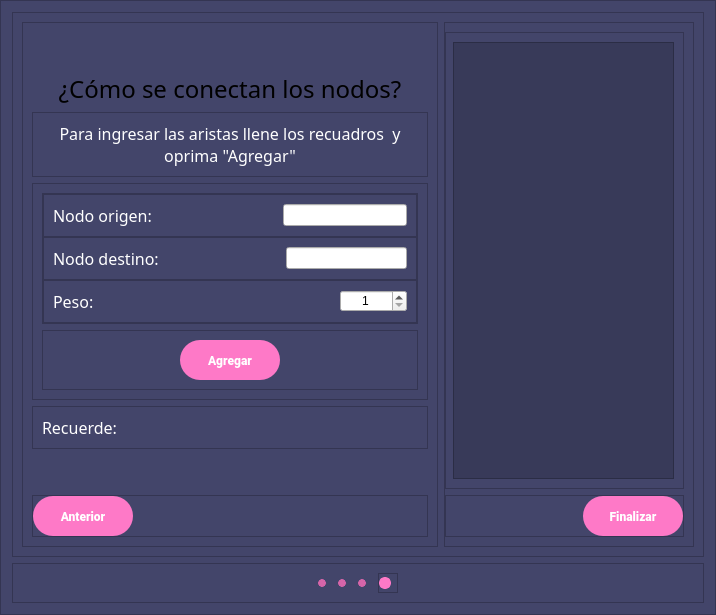
                  <widget class="QFrame" name="frame_form_3">
                   <property name="styleSheet">
                    <string notr="true">QFrame {
background-color: rgb(67, 69, 106)
}

QPushButton{
	background-color: rgb(254, 121, 199);
	color:#fff;
	border: none;
 	border-radius: 20px;
    font-weight: Bold;
	font-family: Roboto Black;
	min-width: 100px;
	min-height: 40px;
	cursor: pointer;
}

QPushButton:hover{
	background-color: rgb(214,101,169);
	color: rgb(255, 255, 255);
	border-radius: 20px;
	font-weight: Bold
}</string>
                   </property>
                   <property name="frameShape">
                    <enum>QFrame::StyledPanel</enum>
                   </property>
                   <property name="frameShadow">
                    <enum>QFrame::Raised</enum>
                   </property>
                   <layout class="QVBoxLayout" name="verticalLayout_15">
                    <item>
                     <widget class="QFrame" name="form_2">
                      <property name="frameShape">
                       <enum>QFrame::StyledPanel</enum>
                      </property>
                      <property name="frameShadow">
                       <enum>QFrame::Raised</enum>
                      </property>
                      <layout class="QHBoxLayout" name="horizontalLayout_24" stretch="5,3">
                       <item>
                        <widget class="QFrame" name="frame_21">
                         <property name="frameShape">
                          <enum>QFrame::StyledPanel</enum>
                         </property>
                         <property name="frameShadow">
                          <enum>QFrame::Raised</enum>
                         </property>
                         <layout class="QVBoxLayout" name="verticalLayout_14">
                          <item>
                           <spacer name="verticalSpacer_7">
                            <property name="orientation">
                             <enum>Qt::Vertical</enum>
                            </property>
                            <property name="sizeHint" stdset="0">
                             <size>
                              <width>20</width>
                              <height>40</height>
                             </size>
                            </property>
                           </spacer>
                          </item>
                          <item>
                           <widget class="QLabel" name="label2_3">
                            <property name="font">
                             <font>
                              <family>Roboto Bk</family>
                              <pointsize>18</pointsize>
                              <weight>50</weight>
                              <bold>false</bold>
                             </font>
                            </property>
                            <property name="mouseTracking">
                             <bool>false</bool>
                            </property>
                            <property name="styleSheet">
                             <string notr="true"/>
                            </property>
                            <property name="text">
                             <string>¿Cómo se conectan los nodos?</string>
                            </property>
                            <property name="alignment">
                             <set>Qt::AlignCenter</set>
                            </property>
                           </widget>
                          </item>
                          <item>
                           <widget class="QFrame" name="frame_18">
                            <property name="frameShape">
                             <enum>QFrame::StyledPanel</enum>
                            </property>
                            <property name="frameShadow">
                             <enum>QFrame::Raised</enum>
                            </property>
                            <layout class="QVBoxLayout" name="verticalLayout_12">
                             <item>
                              <widget class="QLabel" name="label_5">
                               <property name="font">
                                <font>
                                 <family>Roboto Cn</family>
                                 <pointsize>12</pointsize>
                                </font>
                               </property>
                               <property name="styleSheet">
                                <string notr="true">color: #fff;</string>
                               </property>
                               <property name="text">
                                <string>Para ingresar las aristas llene los recuadros  y oprima &quot;Agregar&quot;</string>
                               </property>
                               <property name="alignment">
                                <set>Qt::AlignCenter</set>
                               </property>
                               <property name="wordWrap">
                                <bool>true</bool>
                               </property>
                              </widget>
                             </item>
                            </layout>
                           </widget>
                          </item>
                          <item>
                           <widget class="QFrame" name="frame_22">
                            <property name="frameShape">
                             <enum>QFrame::StyledPanel</enum>
                            </property>
                            <property name="frameShadow">
                             <enum>QFrame::Raised</enum>
                            </property>
                            <layout class="QVBoxLayout" name="verticalLayout_13">
                             <item>
                              <widget class="QFrame" name="frame_29">
                               <property name="frameShape">
                                <enum>QFrame::StyledPanel</enum>
                               </property>
                               <property name="frameShadow">
                                <enum>QFrame::Raised</enum>
                               </property>
                               <layout class="QVBoxLayout" name="verticalLayout_17">
                                <property name="spacing">
                                 <number>0</number>
                                </property>
                                <property name="leftMargin">
                                 <number>0</number>
                                </property>
                                <property name="topMargin">
                                 <number>0</number>
                                </property>
                                <property name="rightMargin">
                                 <number>0</number>
                                </property>
                                <property name="bottomMargin">
                                 <number>0</number>
                                </property>
                                <item>
                                 <widget class="QFrame" name="frame_19">
                                  <property name="frameShape">
                                   <enum>QFrame::StyledPanel</enum>
                                  </property>
                                  <property name="frameShadow">
                                   <enum>QFrame::Raised</enum>
                                  </property>
                                  <layout class="QHBoxLayout" name="horizontalLayout_9">
                                   <item>
                                    <widget class="QLabel" name="label_3">
                                     <property name="font">
                                      <font>
                                       <family>Roboto Cn</family>
                                       <pointsize>12</pointsize>
                                      </font>
                                     </property>
                                     <property name="styleSheet">
                                      <string notr="true">color: #fff;</string>
                                     </property>
                                     <property name="text">
                                      <string>Nodo origen:</string>
                                     </property>
                                    </widget>
                                   </item>
                                   <item>
                                    <spacer name="horizontalSpacer_17">
                                     <property name="orientation">
                                      <enum>Qt::Horizontal</enum>
                                     </property>
                                     <property name="sizeHint" stdset="0">
                                      <size>
                                       <width>40</width>
                                       <height>20</height>
                                      </size>
                                     </property>
                                    </spacer>
                                   </item>
                                   <item>
                                    <widget class="QLineEdit" name="originnode">
                                     <property name="text">
                                      <string/>
                                     </property>
                                     <property name="alignment">
                                      <set>Qt::AlignCenter</set>
                                     </property>
                                    </widget>
                                   </item>
                                  </layout>
                                 </widget>
                                </item>
                                <item>
                                 <widget class="QFrame" name="frame_27">
                                  <property name="frameShape">
                                   <enum>QFrame::StyledPanel</enum>
                                  </property>
                                  <property name="frameShadow">
                                   <enum>QFrame::Raised</enum>
                                  </property>
                                  <layout class="QHBoxLayout" name="horizontalLayout_14">
                                   <item>
                                    <widget class="QLabel" name="label_4">
                                     <property name="font">
                                      <font>
                                       <family>Roboto Cn</family>
                                       <pointsize>12</pointsize>
                                       <weight>50</weight>
                                       <bold>false</bold>
                                      </font>
                                     </property>
                                     <property name="styleSheet">
                                      <string notr="true">color: #fff;</string>
                                     </property>
                                     <property name="text">
                                      <string>Nodo destino:</string>
                                     </property>
                                    </widget>
                                   </item>
                                   <item>
                                    <spacer name="horizontalSpacer_16">
                                     <property name="orientation">
                                      <enum>Qt::Horizontal</enum>
                                     </property>
                                     <property name="sizeHint" stdset="0">
                                      <size>
                                       <width>40</width>
                                       <height>20</height>
                                      </size>
                                     </property>
                                    </spacer>
                                   </item>
                                   <item>
                                    <widget class="QLineEdit" name="destinynode">
                                     <property name="alignment">
                                      <set>Qt::AlignCenter</set>
                                     </property>
                                    </widget>
                                   </item>
                                  </layout>
                                 </widget>
                                </item>
                                <item>
                                 <widget class="QFrame" name="frame_28">
                                  <property name="frameShape">
                                   <enum>QFrame::StyledPanel</enum>
                                  </property>
                                  <property name="frameShadow">
                                   <enum>QFrame::Raised</enum>
                                  </property>
                                  <layout class="QHBoxLayout" name="horizontalLayout_15">
                                   <item>
                                    <widget class="QLabel" name="label_8">
                                     <property name="font">
                                      <font>
                                       <family>Roboto Cn</family>
                                       <pointsize>12</pointsize>
                                      </font>
                                     </property>
                                     <property name="styleSheet">
                                      <string notr="true">color: #fff;</string>
                                     </property>
                                     <property name="text">
                                      <string>Peso:</string>
                                     </property>
                                    </widget>
                                   </item>
                                   <item>
                                    <spacer name="horizontalSpacer_15">
                                     <property name="orientation">
                                      <enum>Qt::Horizontal</enum>
                                     </property>
                                     <property name="sizeHint" stdset="0">
                                      <size>
                                       <width>40</width>
                                       <height>20</height>
                                      </size>
                                     </property>
                                    </spacer>
                                   </item>
                                   <item>
                                    <widget class="QSpinBox" name="weight">
                                     <property name="alignment">
                                      <set>Qt::AlignCenter</set>
                                     </property>
                                     <property name="minimum">
                                      <number>1</number>
                                     </property>
                                     <property name="maximum">
                                      <number>999999999</number>
                                     </property>
                                     <property name="value">
                                      <number>1</number>
                                     </property>
                                    </widget>
                                   </item>
                                  </layout>
                                 </widget>
                                </item>
                               </layout>
                              </widget>
                             </item>
                             <item>
                              <widget class="QFrame" name="frame_17">
                               <property name="frameShape">
                                <enum>QFrame::StyledPanel</enum>
                               </property>
                               <property name="frameShadow">
                                <enum>QFrame::Raised</enum>
                               </property>
                               <layout class="QHBoxLayout" name="horizontalLayout_8">
                                <item>
                                 <spacer name="horizontalSpacer_10">
                                  <property name="orientation">
                                   <enum>Qt::Horizontal</enum>
                                  </property>
                                  <property name="sizeHint" stdset="0">
                                   <size>
                                    <width>40</width>
                                    <height>20</height>
                                   </size>
                                  </property>
                                 </spacer>
                                </item>
                                <item>
                                 <widget class="QPushButton" name="btn_addedge">
                                  <property name="cursor">
                                   <cursorShape>PointingHandCursor</cursorShape>
                                  </property>
                                  <property name="text">
                                   <string>Agregar</string>
                                  </property>
                                 </widget>
                                </item>
                                <item>
                                 <spacer name="horizontalSpacer_25">
                                  <property name="orientation">
                                   <enum>Qt::Horizontal</enum>
                                  </property>
                                  <property name="sizeHint" stdset="0">
                                   <size>
                                    <width>40</width>
                                    <height>20</height>
                                   </size>
                                  </property>
                                 </spacer>
                                </item>
                               </layout>
                              </widget>
                             </item>
                            </layout>
                           </widget>
                          </item>
                          <item>
                           <widget class="QFrame" name="frame_20">
                            <property name="frameShape">
                             <enum>QFrame::StyledPanel</enum>
                            </property>
                            <property name="frameShadow">
                             <enum>QFrame::Raised</enum>
                            </property>
                            <layout class="QHBoxLayout" name="horizontalLayout_10">
                             <item>
                              <widget class="QLabel" name="label_7">
                               <property name="sizePolicy">
                                <sizepolicy hsizetype="Fixed" vsizetype="Fixed">
                                 <horstretch>0</horstretch>
                                 <verstretch>0</verstretch>
                                </sizepolicy>
                               </property>
                               <property name="font">
                                <font>
                                 <family>Roboto Cn</family>
                                 <pointsize>12</pointsize>
                                </font>
                               </property>
                               <property name="styleSheet">
                                <string notr="true">color: #fff;</string>
                               </property>
                               <property name="text">
                                <string>Recuerde:</string>
                               </property>
                               <property name="alignment">
                                <set>Qt::AlignCenter</set>
                               </property>
                              </widget>
                             </item>
                             <item>
                              <widget class="QLabel" name="label_nodes">
                               <property name="font">
                                <font>
                                 <family>Roboto Cn</family>
                                 <pointsize>12</pointsize>
                                </font>
                               </property>
                               <property name="styleSheet">
                                <string notr="true">color: #fff;</string>
                               </property>
                               <property name="text">
                                <string/>
                               </property>
                               <property name="alignment">
                                <set>Qt::AlignCenter</set>
                               </property>
                              </widget>
                             </item>
                            </layout>
                           </widget>
                          </item>
                          <item>
                           <spacer name="verticalSpacer_8">
                            <property name="orientation">
                             <enum>Qt::Vertical</enum>
                            </property>
                            <property name="sizeHint" stdset="0">
                             <size>
                              <width>20</width>
                              <height>40</height>
                             </size>
                            </property>
                           </spacer>
                          </item>
                          <item>
                           <widget class="QFrame" name="frame_31">
                            <property name="frameShape">
                             <enum>QFrame::StyledPanel</enum>
                            </property>
                            <property name="frameShadow">
                             <enum>QFrame::Raised</enum>
                            </property>
                            <layout class="QHBoxLayout" name="horizontalLayout_30">
                             <property name="spacing">
                              <number>0</number>
                             </property>
                             <property name="leftMargin">
                              <number>0</number>
                             </property>
                             <property name="topMargin">
                              <number>0</number>
                             </property>
                             <property name="rightMargin">
                              <number>0</number>
                             </property>
                             <property name="bottomMargin">
                              <number>0</number>
                             </property>
                             <item>
                              <widget class="QPushButton" name="page2_btn">
                               <property name="cursor">
                                <cursorShape>PointingHandCursor</cursorShape>
                               </property>
                               <property name="text">
                                <string>Anterior</string>
                               </property>
                              </widget>
                             </item>
                             <item>
                              <spacer name="horizontalSpacer_29">
                               <property name="orientation">
                                <enum>Qt::Horizontal</enum>
                               </property>
                               <property name="sizeHint" stdset="0">
                                <size>
                                 <width>40</width>
                                 <height>20</height>
                                </size>
                               </property>
                              </spacer>
                             </item>
                            </layout>
                           </widget>
                          </item>
                         </layout>
                        </widget>
                       </item>
                       <item>
                        <widget class="QFrame" name="frame_16">
                         <property name="frameShape">
                          <enum>QFrame::StyledPanel</enum>
                         </property>
                         <property name="frameShadow">
                          <enum>QFrame::Raised</enum>
                         </property>
                         <layout class="QVBoxLayout" name="verticalLayout_11">
                          <property name="leftMargin">
                           <number>0</number>
                          </property>
                          <item>
                           <widget class="QFrame" name="frame_14">
                            <property name="frameShape">
                             <enum>QFrame::StyledPanel</enum>
                            </property>
                            <property name="frameShadow">
                             <enum>QFrame::Raised</enum>
                            </property>
                            <layout class="QVBoxLayout" name="verticalLayout">
                             <property name="leftMargin">
                              <number>7</number>
                             </property>
                             <item>
                              <widget class="QListWidget" name="list_edges">
                               <property name="styleSheet">
                                <string notr="true">background-color: rgb(56, 58, 89);
color: rgb(98, 114, 164);</string>
                               </property>
                              </widget>
                             </item>
                            </layout>
                           </widget>
                          </item>
                          <item>
                           <widget class="QFrame" name="frame_15">
                            <property name="frameShape">
                             <enum>QFrame::StyledPanel</enum>
                            </property>
                            <property name="frameShadow">
                             <enum>QFrame::Raised</enum>
                            </property>
                            <layout class="QHBoxLayout" name="horizontalLayout_7">
                             <property name="spacing">
                              <number>0</number>
                             </property>
                             <property name="leftMargin">
                              <number>0</number>
                             </property>
                             <property name="topMargin">
                              <number>0</number>
                             </property>
                             <property name="rightMargin">
                              <number>0</number>
                             </property>
                             <property name="bottomMargin">
                              <number>0</number>
                             </property>
                             <item>
                              <spacer name="horizontalSpacer_9">
                               <property name="orientation">
                                <enum>Qt::Horizontal</enum>
                               </property>
                               <property name="sizeHint" stdset="0">
                                <size>
                                 <width>40</width>
                                 <height>20</height>
                                </size>
                               </property>
                              </spacer>
                             </item>
                             <item>
                              <widget class="QPushButton" name="btn_finish">
                               <property name="cursor">
                                <cursorShape>PointingHandCursor</cursorShape>
                               </property>
                               <property name="text">
                                <string>Finalizar</string>
                               </property>
                              </widget>
                             </item>
                            </layout>
                           </widget>
                          </item>
                         </layout>
                        </widget>
                       </item>
                      </layout>
                     </widget>
                    </item>
                    <item>
                     <widget class="QFrame" name="page_frame_4">
                      <property name="styleSheet">
                       <string notr="true">QRadioButton {
    background-color:       none;
    color:                  none;
}

QRadioButton::indicator {
    width:                  6px;
    height:                 6px;
    border-radius:         3.5px;
}

QRadioButton::indicator:unchecked {
    background-color:       rgb(214,101,169);
    border:                 1px solid rgb(214,101,169);
}</string>
                      </property>
                      <property name="frameShape">
                       <enum>QFrame::StyledPanel</enum>
                      </property>
                      <property name="frameShadow">
                       <enum>QFrame::Raised</enum>
                      </property>
                      <layout class="QHBoxLayout" name="horizontalLayout_25">
                       <item>
                        <spacer name="horizontalSpacer_26">
                         <property name="orientation">
                          <enum>Qt::Horizontal</enum>
                         </property>
                         <property name="sizeHint" stdset="0">
                          <size>
                           <width>100</width>
                           <height>20</height>
                          </size>
                         </property>
                        </spacer>
                       </item>
                       <item>
                        <widget class="QRadioButton" name="radioButton_14">
                         <property name="text">
                          <string/>
                         </property>
                         <property name="checkable">
                          <bool>false</bool>
                         </property>
                        </widget>
                       </item>
                       <item>
                        <widget class="QRadioButton" name="radioButton_15">
                         <property name="text">
                          <string/>
                         </property>
                         <property name="checkable">
                          <bool>false</bool>
                         </property>
                        </widget>
                       </item>
                       <item>
                        <widget class="QRadioButton" name="radioButton_16">
                         <property name="text">
                          <string/>
                         </property>
                         <property name="checkable">
                          <bool>false</bool>
                         </property>
                        </widget>
                       </item>
                       <item>
                        <widget class="QFrame" name="frame_26">
                         <property name="styleSheet">
                          <string notr="true">QRadioButton::indicator {
    width:                  8px;
    height:                 8px;
    border-radius:          5.5px;
}

QRadioButton::indicator:unchecked {
    background-color:       rgb(254, 121, 199);
    border:                 2px solid rgb(254, 121, 199);
}</string>
                         </property>
                         <property name="frameShape">
                          <enum>QFrame::StyledPanel</enum>
                         </property>
                         <property name="frameShadow">
                          <enum>QFrame::Raised</enum>
                         </property>
                         <layout class="QHBoxLayout" name="horizontalLayout_28">
                          <property name="spacing">
                           <number>0</number>
                          </property>
                          <property name="leftMargin">
                           <number>0</number>
                          </property>
                          <property name="topMargin">
                           <number>0</number>
                          </property>
                          <property name="rightMargin">
                           <number>0</number>
                          </property>
                          <property name="bottomMargin">
                           <number>0</number>
                          </property>
                          <item>
                           <widget class="QRadioButton" name="radioButton_13">
                            <property name="styleSheet">
                             <string notr="true"/>
                            </property>
                            <property name="text">
                             <string/>
                            </property>
                            <property name="checkable">
                             <bool>false</bool>
                            </property>
                            <property name="checked">
                             <bool>false</bool>
                            </property>
                           </widget>
                          </item>
                         </layout>
                        </widget>
                       </item>
                       <item>
                        <spacer name="horizontalSpacer_27">
                         <property name="orientation">
                          <enum>Qt::Horizontal</enum>
                         </property>
                         <property name="sizeHint" stdset="0">
                          <size>
                           <width>100</width>
                           <height>20</height>
                          </size>
                         </property>
                        </spacer>
                       </item>
                      </layout>
                     </widget>
                    </item>
                   </layout>
                  </widget>
